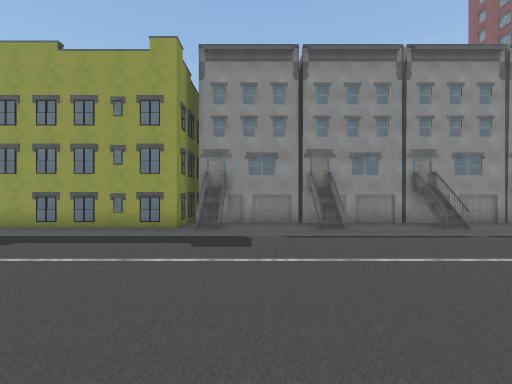
view 1 (above)

24 first-person views from a walk through a Unity game level. The camera is 1.5 m above the floor, looks level and sees 90° across. The floor is counted in squares, 2 m on a side. Each view is taken from the middle of a square. On the plan, view 1 faces up. The plan holds only what a view shows up to about 9 squares ahead; the rest is blank. The place goes on beyond the plan. The player character is not drawn. Some surface patterns are stand-ins.

view 2
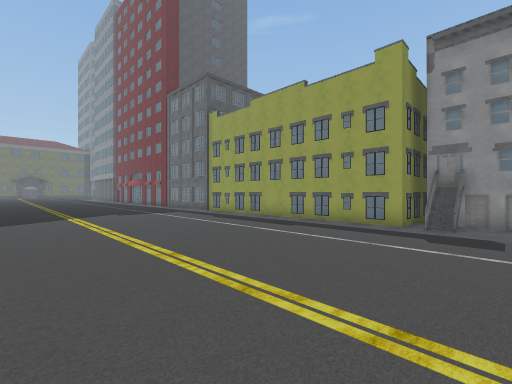

view 3
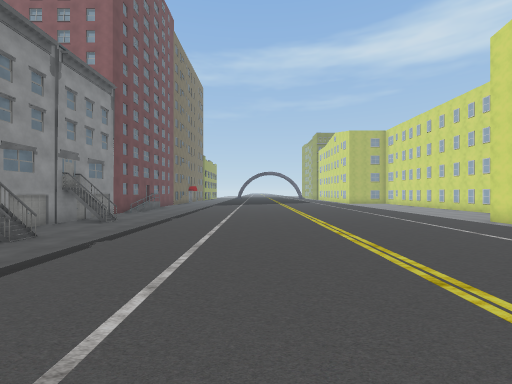

view 4
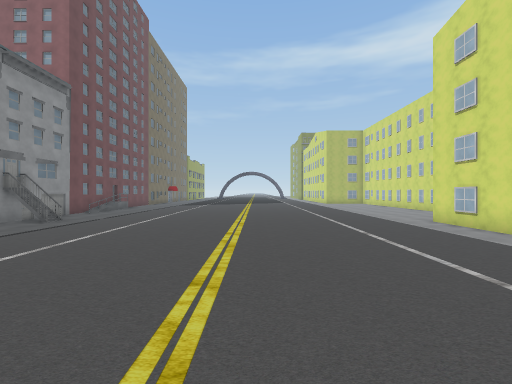

view 5
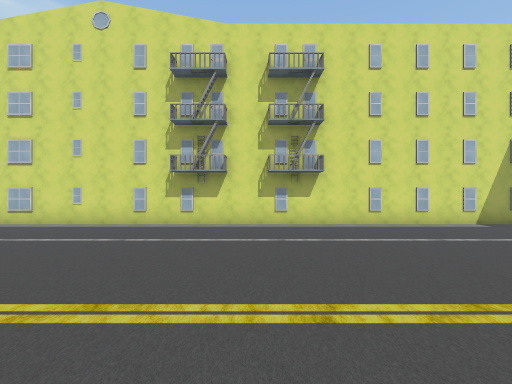

view 6
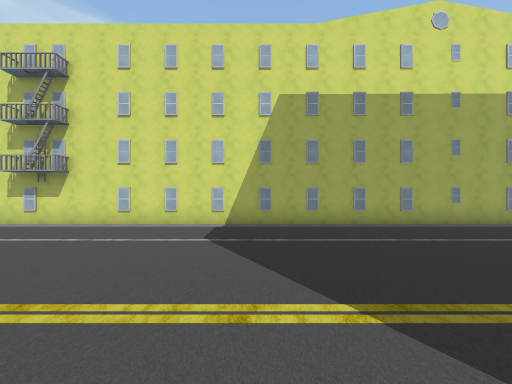

view 7
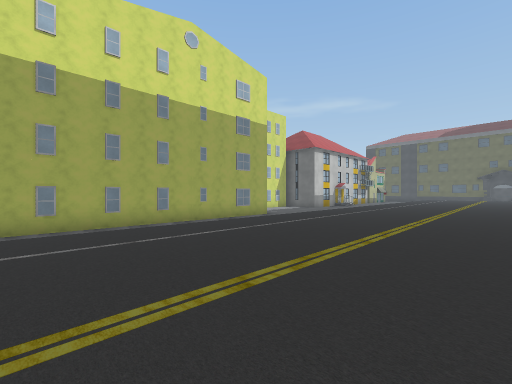

view 8
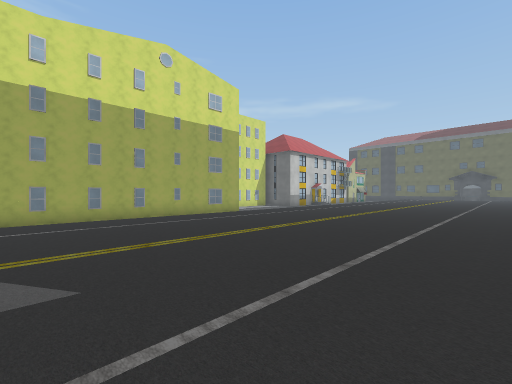

view 9
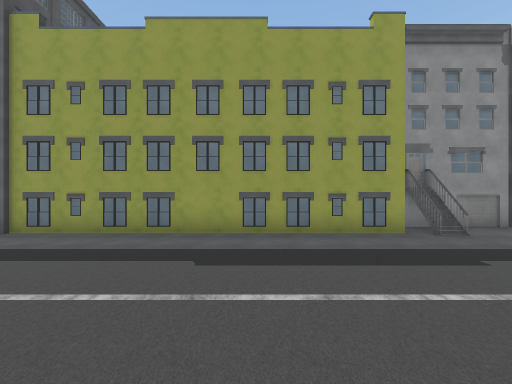

view 10
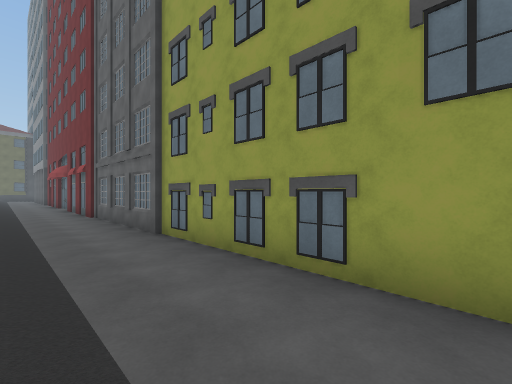

view 11
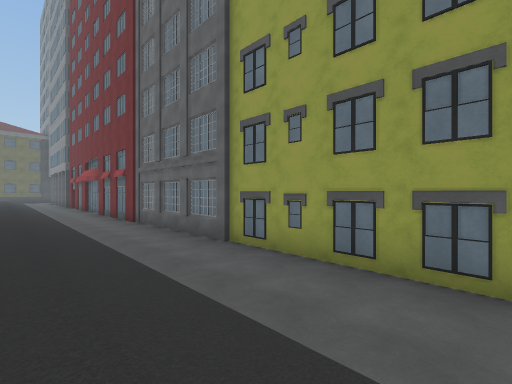

view 12
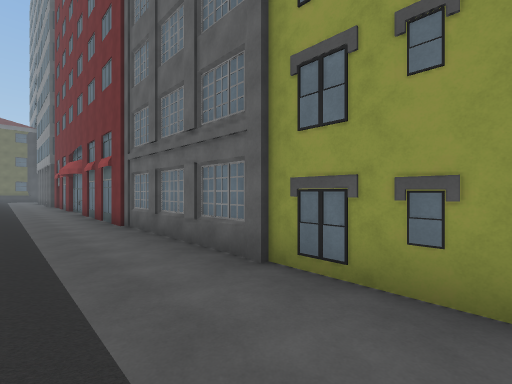

view 13
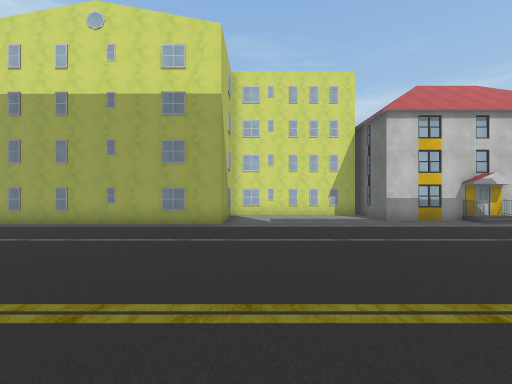

view 14
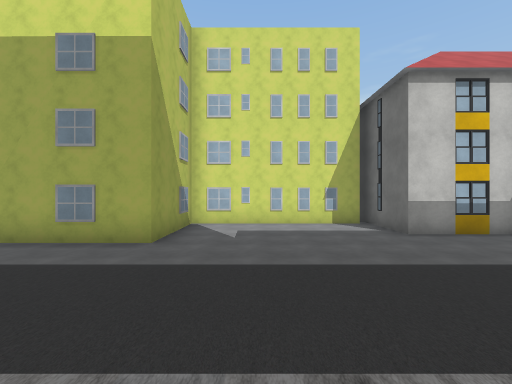

view 15
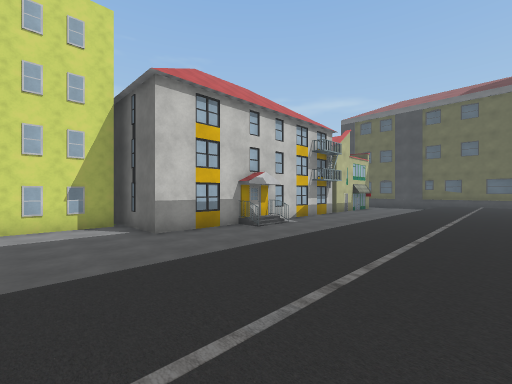

view 16
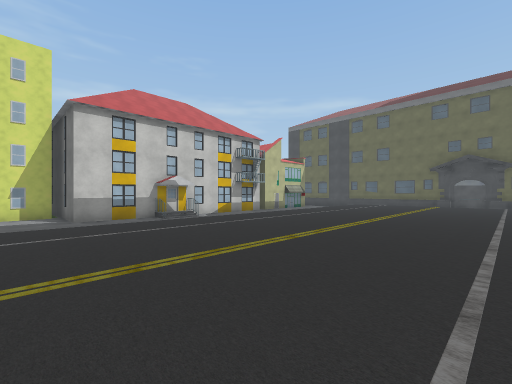

view 17
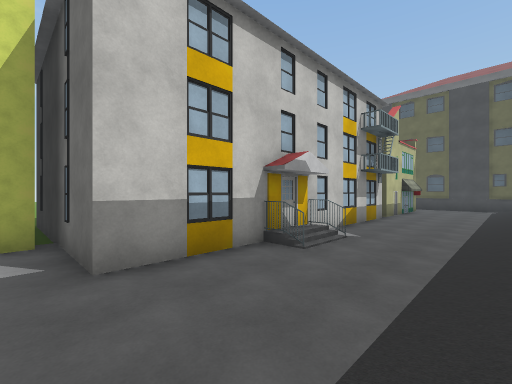

view 18
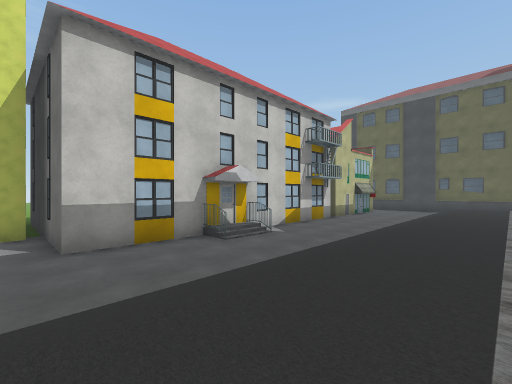

view 19
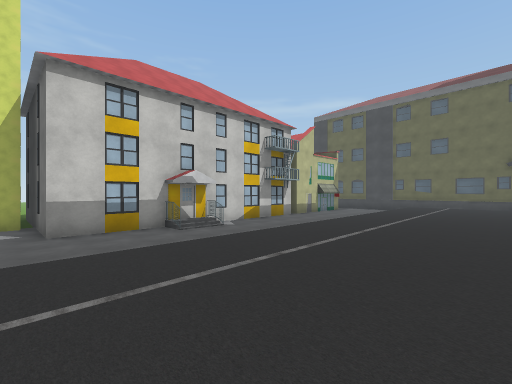

view 20
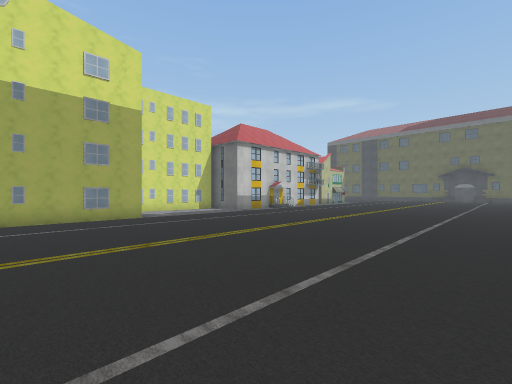

view 21
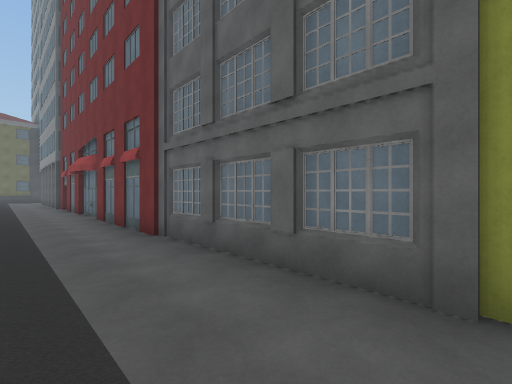

view 22
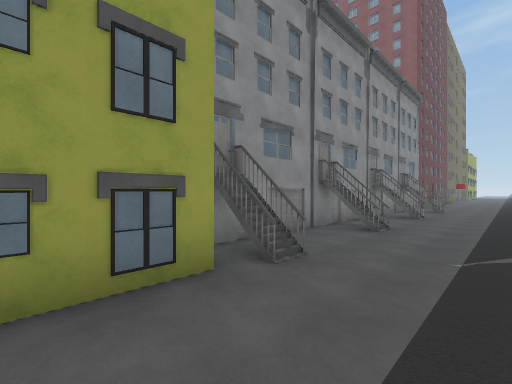

view 23
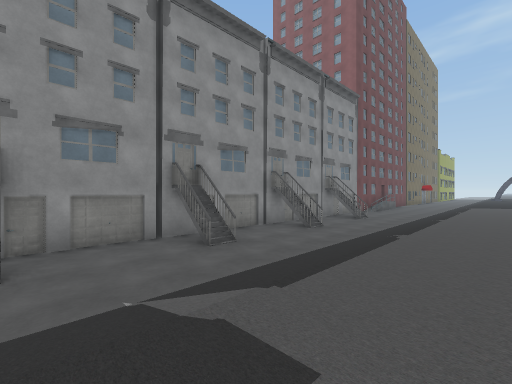

view 24
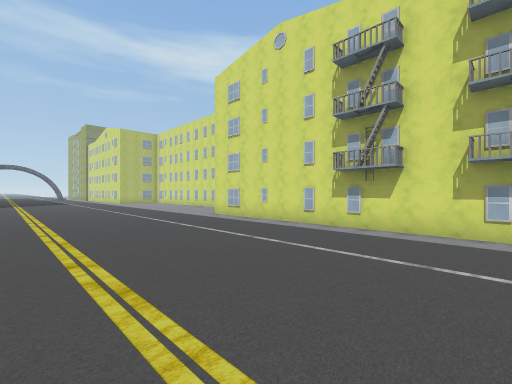

### Floor plan
Key: @ floor where view 1 was taken; # wall or solid block; . main floor; - floor 0.5 m lower than the main floor; / step, stairs or slope; = window, fence, low wall or low ledge; B building.
Columns run from 35 left of view 1 to 9 right of it. Each row starts with its distance up from view 1.
  9                                  ############
  8                        ############--#--=#--#
  7             --------------------B-----------#
  6            ----------------------------------
  5            //////////////////  //////////////
  4          ....................................
  3   ...........................................
  2   ...........................................
  1    ..........................................
  0  ..................................@.........
 -1  ............................................
 -2  ............................................
 -3  ............................................
 -4 ///////////////////////////////////////////
 -5 --------------------              -----------
 -6  -----------------##########################-
 -7   -----B --------##                        ##
 -8            #-----#
 -9            #-----#
-10            #######
-11
-12            #
-13            #

Where each view was taken, in squares from view 1:
view 1: 0 up, 0 right, facing up
view 2: 1 down, 0 right, facing up-left
view 3: 2 up, 0 right, facing right
view 4: 0 up, 0 right, facing right
view 5: 2 up, 0 right, facing down
view 6: 2 up, 8 left, facing down
view 7: 2 up, 9 left, facing down-left
view 8: 4 up, 9 left, facing down-left
view 9: 1 up, 6 left, facing up
view 10: 5 up, 7 left, facing up-left
view 11: 4 up, 8 left, facing up-left
view 12: 5 up, 10 left, facing up-left
view 13: 2 up, 19 left, facing down
view 14: 1 down, 20 left, facing down
view 15: 1 down, 21 left, facing down-left
view 16: 3 up, 22 left, facing down-left
view 17: 4 down, 23 left, facing down-left
view 18: 2 down, 23 left, facing down-left
view 19: 0 up, 23 left, facing down-left
view 20: 4 up, 14 left, facing down-left
view 21: 5 up, 12 left, facing up-left
view 22: 5 up, 4 left, facing up-right
view 23: 3 up, 1 left, facing up-right
view 24: 1 up, 1 left, facing down-right
